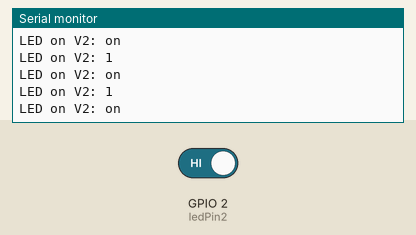
Bench run of a sketch on a simulated ESP8266 (NodeMCU). On the bench: the last lines printed to the serial monitor. The inputs (shaded band) are chosen by the test bench; at power-on: GPIO 2 (ledPin2) HIGH. WiFi joins after 1.5 s; servers stay silent unless stated.

Above: at 3.0 s.
3.1 s: GPIO 2 (ledPin2) driven LOW
At 3.9 s:
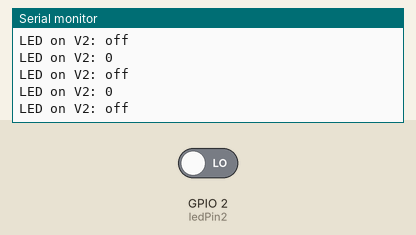
4.6 s: GPIO 2 (ledPin2) driven HIGH
7.6 s: GPIO 2 (ledPin2) driven LOW
16.6 s: GPIO 2 (ledPin2) driven HIGH
At 17.2 s:
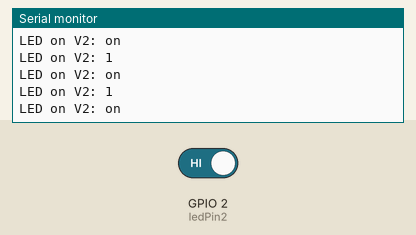
19.6 s: GPIO 2 (ledPin2) driven LOW
At 20.6 s:
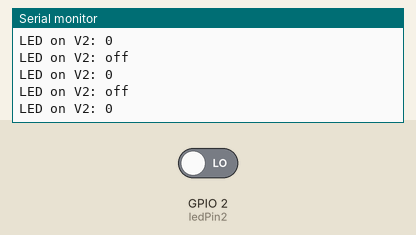

Measured:
- after the input at 3.1 s, the serial monitor: prints a new line at once (image 1)
- after the input at 16.6 s, the serial monitor: prints a new line at once (image 2)
- after the input at 19.6 s, the serial monitor: prints a new line at once (image 3)

The sketch:

NodeMcu_Blynk_led_slider.ino
```cpp
//#define BLYNK_DEBUG // Optional, this enables lots of prints
#define BLYNK_PRINT Serial    // Comment this out to disable prints and save space
#include <ESP8266WiFi.h>
#include <BlynkSimpleEsp8266.h>
#include <SimpleTimer.h>
// You should get Auth Token in the Blynk App.
// Go to the Project Settings (nut icon).
char auth[] = "55e4f2a287204fa69198463002d400c8";

const int ledPin2=2; // assign widget LED to tie with gpio pin 2

WidgetLED led(V2);

// Your WiFi credentials.
// Set password to "" for open networks.
char ssid[] = "lucky_home";
char pass[] = "laxmish53";
SimpleTimer timer;
void setup()
{
  Serial.begin(9600);
  Blynk.begin(auth, ssid, pass);
  //timer.setInterval(1000L, blinkLedWidget);
}

//This function will be called every time Slider Widget
// in Blynk app writes values to the Virtual Pin 1

// V2 LED Widget is blinking
/*void blinkLedWidget()
{
  if (led.getValue()) {
    led.off();
  //  Blynk.virtualWrite(V2,LOW);
    Serial.println("LED on V2: off");
  } else {
    led.on();
   //  Blynk.virtualWrite(V2,HIGH);
    Serial.println("LED on V2: on");
  }
}
*/
void loop()
{
  Blynk.run();
 //  timer.run();
 int led2value = digitalRead(ledPin2);
  Serial.print("LED on V2: ");
  Serial.println(led2value);
  if (led2value == 0) {
    Blynk.virtualWrite(V2,LOW);
    Serial.println("LED on V2: off");
    } else {
     Blynk.virtualWrite(V2,HIGH);
    Serial.println("LED on V2: on");
  }

 // BLYNK_LOG("This is my value: %d", 10);

}
/*BLYNK_READ(V2)
{
  if (led2value ==0) {
    Blynk.virtualWrite(V2,LOW);
    Serial.println("LED on V2: off");
  } else {
     Blynk.virtualWrite(V2,HIGH);
    Serial.println("LED on V2: on");
  }
}
BLYNK_WRITE(V1)
{
  int pinValue = param.asInt(); // assigning incoming value from pin V1 to a variable
  // You can also use:
  // String i = param.asStr();
  // double d = param.asDouble();
  Serial.print("V1 Slider value is: ");
  Serial.println(pinValue);
}
*/
```
